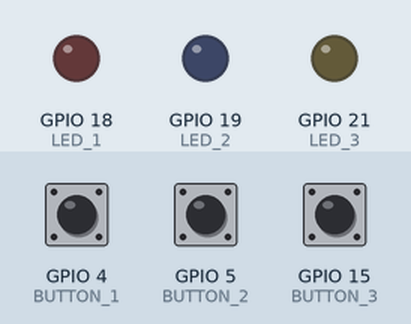
Bench run of a sketch on a simulated ESP32. Shown: output pins drawn as LEDs (lit = HIGH). Inputs (shaded band) come from the test bench; at power-on: GPIO 4 (BUTTON_1) HIGH, GPIO 5 (BUTTON_2) HIGH, GPIO 15 (BUTTON_3) HIGH.

Above: at 1.2 s.
1.3 s: GPIO 4 (BUTTON_1) pulled LOW for 0.15 s
At 1.37 s:
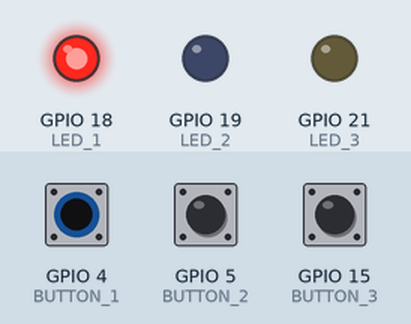
2.9 s: GPIO 5 (BUTTON_2) pulled LOW for 0.15 s
At 2.97 s:
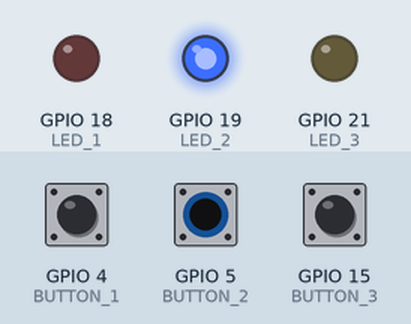
4.5 s: GPIO 15 (BUTTON_3) pulled LOW for 0.15 s
At 4.57 s:
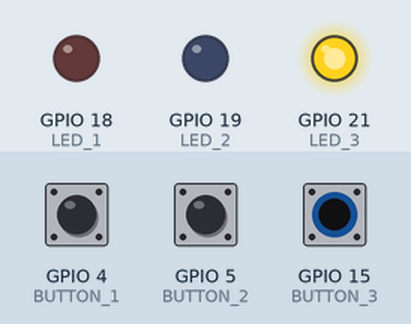
6.1 s: GPIO 15 (BUTTON_3) pulled LOW for 3.2 s
At 10.1 s:
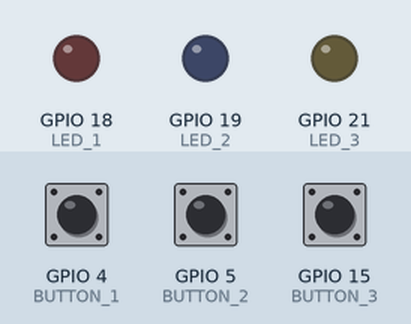
10.8 s: GPIO 4 (BUTTON_1) pulled LOW for 3.2 s
At 11.2 s:
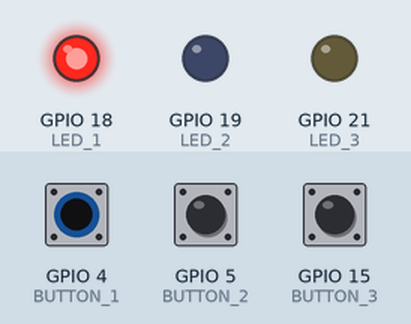
15.5 s: GPIO 4 (BUTTON_1) driven LOW and GPIO 5 (BUTTON_2) driven LOW
At 16.0 s:
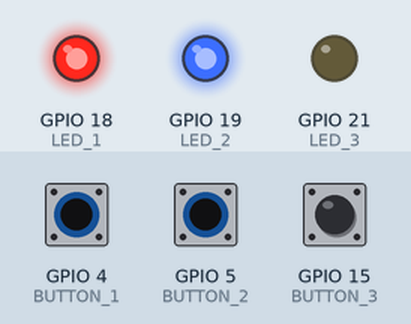
Timing chart, 0 to 18.0 s (numbered marks = the images above; inputs shaded):
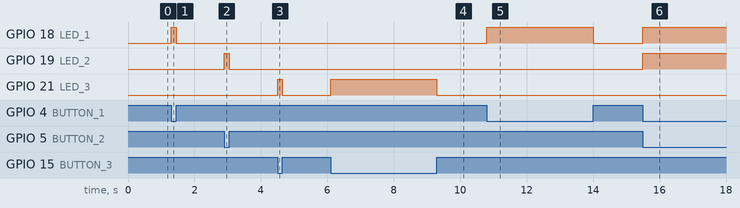

Measured:
- after the input at 1.3 s, GPIO 18 (LED_1): LOW → HIGH at once, → LOW 0.15 s later
- after the input at 2.9 s, GPIO 19 (LED_2): LOW → HIGH at once, → LOW 0.15 s later
- after the input at 4.5 s, GPIO 21 (LED_3): LOW → HIGH at once, → LOW 0.15 s later
- after the input at 6.1 s, GPIO 21 (LED_3): LOW → HIGH at once, → LOW 3.2 s later
- after the input at 10.8 s, GPIO 18 (LED_1): LOW → HIGH at once, → LOW 3.2 s later
- after the input at 15.5 s, GPIO 18 (LED_1), GPIO 19 (LED_2): LOW → HIGH at once

The sketch:

sketch.ino
```cpp
#define LED_1 18
#define LED_2 19
#define LED_3 21
#define BUTTON_1 4
#define BUTTON_2 5
#define BUTTON_3 15

void setup() {
  pinMode(LED_1, OUTPUT);
  pinMode(LED_2, OUTPUT);
  pinMode(LED_3, OUTPUT);
  pinMode(BUTTON_1, INPUT_PULLUP);
  pinMode(BUTTON_2, INPUT_PULLUP);
  pinMode(BUTTON_3, INPUT_PULLUP);
  Serial.begin(115200);
}

void loop() {
  int tombol1 = digitalRead(BUTTON_1);
  int tombol2 = digitalRead(BUTTON_2);
  int tombol3 = digitalRead(BUTTON_3);

  if (tombol1 == LOW) {
    digitalWrite(LED_1, HIGH);
  } else {
    digitalWrite(LED_1, LOW);
  }

  if (tombol2 == LOW) {
    digitalWrite(LED_2, HIGH);
  } else {
    digitalWrite(LED_2, LOW);
  }

  if (tombol3 == LOW) {
    digitalWrite(LED_3, HIGH);
  } else {
    digitalWrite(LED_3, LOW);
  }
}
```
